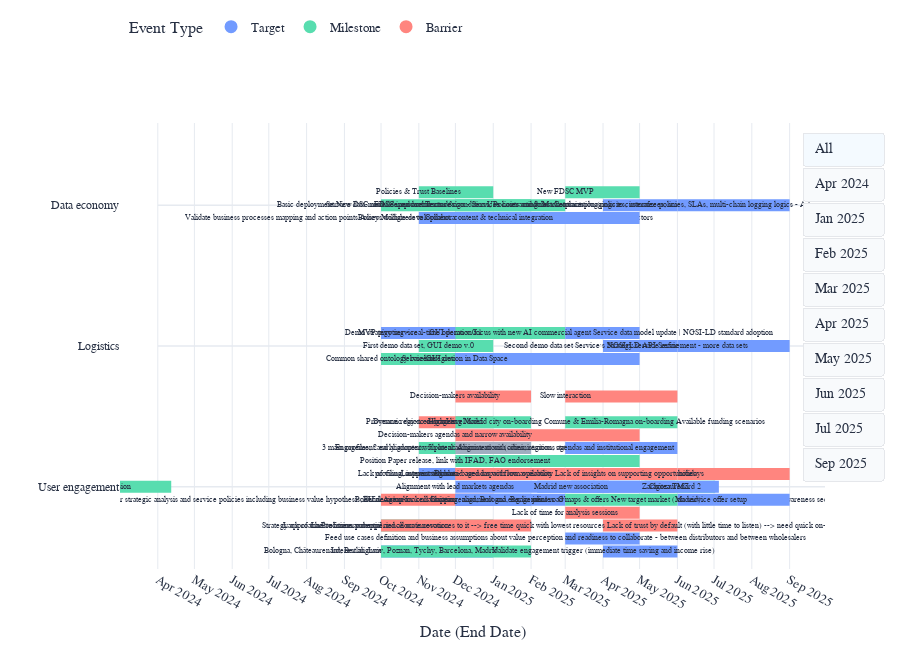

This figure's notebook cell:
### Code cell
# --- PREPROCESADO ---
df['Start Date'] = pd.to_datetime(df['Start Date'])
df['End Date'] = pd.to_datetime(df['End Date'])
df['Point Date'] = df['End Date'].combine_first(df['Start Date']).dt.normalize()
df['Month'] = df['Point Date'].dt.to_period('M').dt.to_timestamp()
months_sorted = sorted(df['Month'].unique())
months_labels = [d.strftime('%b %Y') for d in months_sorted]

# Swimlanes
SWIMLANE_SPACING = 1.2  # Ajusta este valor para más espacio vertical
swimlanes = ['User engagement', 'Logistics', 'Data economy']
y_pos = {lane: i * SWIMLANE_SPACING for i, lane in enumerate(swimlanes)}
df['base_y'] = df['Swimlane'].map(y_pos)

# Colores pastel minimalistas
color_map = {
    'Target': '#729BFF',
    'Milestone': '#58DDAF',
    'Barrier': '#FF857F'
}
df['color'] = df['Events'].map(color_map).fillna('#A0AEC0')

# Apilar puntos con solape exacto (misma swimlane y end date normalizado)
df['group_id'] = df['Swimlane'].astype(str) + '_' + df['Point Date'].astype(str)
group_counts = df.groupby('group_id').cumcount()
df['group_offset'] = group_counts
vertical_spacing = 0.22
df['y'] = df['base_y'] + (df['group_offset'] - df.groupby('group_id')['group_id'].transform('count')/2 + 0.5) * vertical_spacing

# Eje x: todos los meses del periodo
min_month = df['Month'].min()
max_month = df['Month'].max()
all_months = pd.date_range(min_month, max_month, freq='MS')

fig = go.Figure()

# --- Líneas base de swimlane (SIEMPRE visibles) ---
for lane, y in y_pos.items():
    fig.add_trace(go.Scatter(
        x=[min_month, max_month + pd.offsets.MonthEnd(0)],
        y=[y, y],
        mode='lines',
        line=dict(color='#E6EAF0', width=1.5),
        showlegend=False,
        hoverinfo='skip',
        visible=True
    ))

# --- Líneas horizontales por evento (Reemplazo de puntos) ---
line_traces = []
for idx, row in df.iterrows():
    hover = (
        f"<b>{row['Swimlane']}</b><br>"
        f"<b>Event:</b> {row['Events']}<br>"
        f"<b>Phase:</b> {row['Phase']}<br>"
    )
    if row['Events'] == 'Target' and pd.notnull(row['Engagement Action']):
        hover += f"<b>Engagement Action:</b> {row['Engagement Action']}<br>"

    line_traces.append(go.Scatter(
        x=[row['Start Date'], row['End Date']],
        y=[row['y'], row['y']],
        mode='lines+text',
        line=dict(color=row['color'], width=12, shape='linear'),
        name=row['Events'],
        showlegend=False,
        hovertemplate=hover + "<extra></extra>",
        visible=True,
        text=[row['Row ID']],
        textposition="middle center",
        textfont=dict(size=8, color="#273043", family="Montserrat, Arial")
    ))
# Añadir todos los traces de líneas al gráfico
for trace in line_traces:
    fig.add_trace(trace)

# Leyenda ELEGANTE (SIEMPRE visible)
for event, color in color_map.items():
    fig.add_trace(go.Scatter(
        x=[None], y=[None],
        mode='markers',
        marker=dict(size=15, color=color, line=dict(width=2, color='#fff')),
        legendgroup=event,
        showlegend=True,
        name=event,
        hoverinfo="none",
        visible=True
    ))

# --- Prepara los textos dinámicos para cada mes ---
phase_texts = []
for month in months_sorted:
    df_month = df[df['Month'] == month]
    if not df_month.empty:
        phase = df_month['Phase'].iloc[0]  # Si tienes varias phases por mes, adapta esto
        min_fecha = df_month['Start Date'].min().strftime('%b %Y')
        fecha_boton = month.strftime('%b %Y')
        text = f"Phase ({min_fecha}) - ({fecha_boton})"
    else:
        text = ""
    phase_texts.append(text)

# --- BOTONES compactos y FUNCIONALES ---
N_lines = len(swimlanes)
N_points = len(line_traces)
N_legend = len(color_map)

buttons = []

# Mostrar todos los eventos (All)
visible_all = [True] * N_lines + [True] * N_points + [True] * N_legend
buttons.append(dict(
    label="All",
    method="update",
    args=[
        {"visible": visible_all},
        {"annotations": [dict(
            x=0.5, y=1.12, xref='paper', yref='paper', showarrow=False,
            text="",  # O texto por defecto
            font=dict(size=22, family="Montserrat, Arial", color="#273043"),
            xanchor='center', yanchor='top'
        )]}
    ]
))

# Un botón por mes
for i, month in enumerate(months_sorted):
    visible = [True] * N_lines
    for row in df.itertuples():
        visible.append(row.Month == month)
    visible += [True] * N_legend
    buttons.append(dict(
        label=months_labels[i],
        method="update",
        args=[
            {"visible": visible},
            {"annotations": [dict(
                x=0.5, y=1.12, xref='paper', yref='paper', showarrow=False,
                text=phase_texts[i],
                font=dict(size=22, family="Montserrat, Arial", color="#273043"),
                xanchor='center', yanchor='top'
            )]}
        ]
    ))

# --- Eje X: todos los meses, layout amplio ---
fig.update_xaxes(
    showgrid=True,
    gridcolor='#E6EAF0',
    tickmode='array',
    tickvals=all_months,
    ticktext=[d.strftime('%b %Y') for d in all_months],
    title="Date (End Date)",
    zeroline=False,
    tickfont=dict(size=13, family="Montserrat, Arial"),
    title_font=dict(size=16, family="Montserrat, Arial"),
    range=[min_month - pd.offsets.MonthBegin(1), max_month + pd.offsets.MonthEnd(0)]
)

# Eje Y limpio
fig.update_yaxes(
    tickvals=list(y_pos.values()),
    ticktext=list(y_pos.keys()),
    showgrid=False,
    zeroline=False,
    showticklabels=True,
    range=[-0.7, SWIMLANE_SPACING * (len(swimlanes)-1) + 0.7],
    ticks=""
)

# Layout profesional y espacioso con botones arriba a la derecha
fig.update_layout(
    title=None,  # SIN título ni subtítulo
    font_family="Montserrat, Arial",
    font_color="#273043",
    plot_bgcolor="#fff",
    paper_bgcolor="#fff",
    margin=dict(l=120, r=40, t=110, b=60),
    hoverlabel=dict(bgcolor="white", font_size=14, font_family="Montserrat"),
    legend=dict(
        title="Event Type",
        orientation="h",
        yanchor="bottom",
        y=1.18,
        xanchor="left",
        x=0.01,
        font=dict(size=13)
    ),
    height=650,
    updatemenus=[
        dict(
            type="buttons",
            direction="down",
            showactive=True,
            x=1.09,
            y=0.99,
            buttons=buttons,
            bgcolor="#F8FAFC",
            bordercolor="#E5E7EB",
            borderwidth=1,
            font=dict(size=14, color="#273043", family="Montserrat"),
            pad={"r": 5, "t": 5, "b": 5}
        )
    ],
    annotations=[dict(
        x=0.5, y=1.12, xref='paper', yref='paper', showarrow=False,
        text="",  # Arranca vacío
        font=dict(size=22, family="Montserrat, Arial", color="#273043"),
        xanchor='center', yanchor='top'
    )]
)

fig.show()
